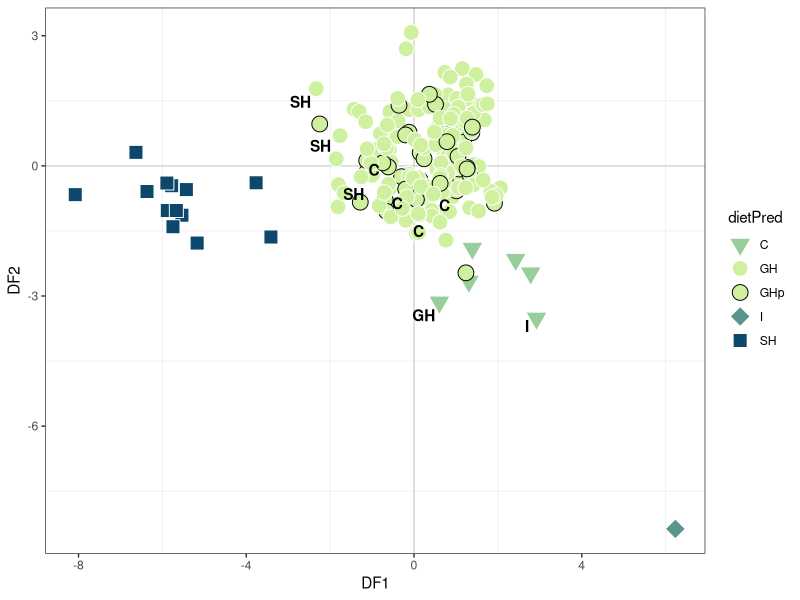
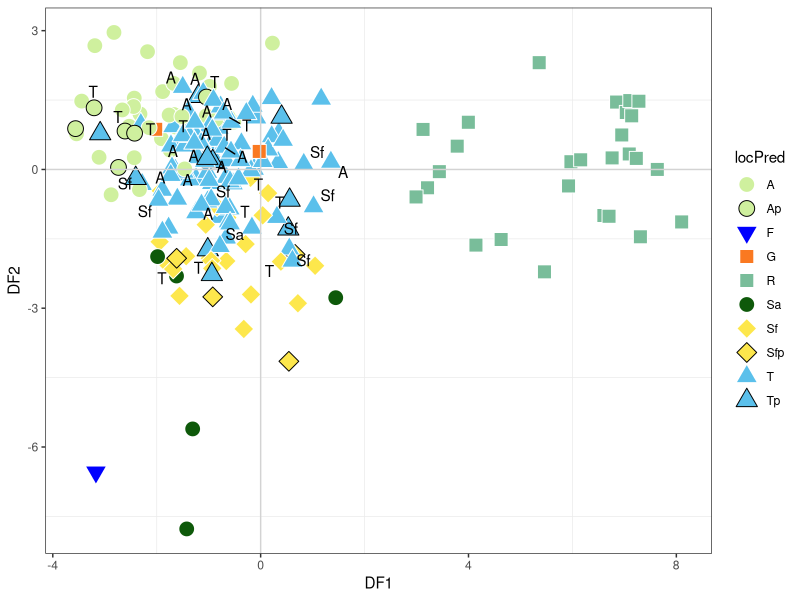

These figures' R source, in order:
######### FDA and canonical plots

# required packages
library(dplyr)
library(mda)
library(ggplot2)
library(ggrepel)


# Read diet data
ecolData <- read.csv("DietLocomotion.csv",stringsAsFactors = FALSE)%>% 
  select(sp,DietCond,Locomotion)
ecolData$sp <- gsub(" ","_",ecolData$sp)

# Reading in the morphology data and assigning rownames
morphCorrected <- read.csv("sizeCorrected.csv",stringsAsFactors = FALSE) %>% select(-X)
rownames(morphCorrected) <- morphCorrected$sp
morphCorrected[,2:13] <- signif(morphCorrected[,2:13],3)

#merge all (sort=F keeps the table in the right order)
ddA <- merge(morphCorrected,ecolData,sort=FALSE)

####### training Data
# DIET
ddDiet <- ddA %>% filter(DietCond!="U") %>% select(-Locomotion)
row.names(ddDiet) <- ddDiet$sp
ddDiet$sp <- NULL
# Locomotion
ddLoc <- ddA %>% filter(Locomotion!="U") %>% select(-DietCond)
row.names(ddLoc) <- ddLoc$sp
ddLoc$sp <- NULL

######### unknown ecology taxa
#diet
dduDiet <- ddA %>% filter(DietCond=="U") %>% select(-Locomotion)
row.names(dduDiet) <- dduDiet$sp
dduDiet$sp <- NULL
#locomotion
dduLoc <- ddA %>% filter(Locomotion=="U") %>% select(-DietCond)
row.names(dduLoc) <- dduLoc$sp
ddLoc$sp <- NULL

######### run fda on training data, all Chars, DIET
# fit FDA
dietFDA <- fda(factor(DietCond)~.,data=ddDiet)

# predict variates for training data
dietFDAvariatesTR <- predict(dietFDA,type="variates",newdata = ddDiet)
# predict classes for training data
dietFDAclassesTR <- predict(dietFDA,type="class")
# variates for testing data (unknown diet)
dietFDAvariatesU <- predict(dietFDA,type="variates",newdata = dduDiet)
dietFDAclassesU <- predict(dietFDA,type="class",newdata = dduDiet)

# bind/fortify
dietMorphospace <- data.frame(rbind(dietFDAvariatesTR,dietFDAvariatesU),
                   c(as.character(dietFDAclassesTR),as.character(dietFDAclassesU))) %>% 
          select(DF1=1,DF2=2,DF3=3,dietPred=4)

# to label misclassified sp
actualDiets <- ddA %>% select(sp,DietCond)
#bind true onto df
dietMorphospace <-  merge(dietMorphospace,actualDiets,by.x="row.names",by.y="sp")
dietMorphospace$dietPred <- as.character(dietMorphospace$dietPred)
# identify misclassified sp
dietMorphospace$miscl <- dietMorphospace$dietPred==dietMorphospace$DietCond

# to label sp with unknown ecology 
dietMorphospace$dietPred[which(dietMorphospace$DietCond=="U")] <- paste(as.character(dietMorphospace$dietPred[which(dietMorphospace$DietCond=="U")]),"p",sep = "")
dietMorphospace$dietPred <- factor(dietMorphospace$dietPred)

# tidy up label column
dietMorphospace$miscl[which(dietMorphospace$miscl==T)] <- NA
dietMorphospace$miscl[which(dietMorphospace$DietCond=="U")] <- NA
dietMorphospace$miscl[which(dietMorphospace$miscl==F)] <- dietMorphospace$DietCond[which(dietMorphospace$miscl==F)]


# plot figure
 
ggplot(dietMorphospace,aes(x=DF1,y=DF2,fill=dietPred,shape=dietPred,label=miscl))+
  geom_vline(xintercept = 0,color="light grey")+
  geom_hline(yintercept = 0,color="light grey")+
  geom_point(size=5,aes(color=dietPred))+
  geom_text_repel(fontface = 'bold',
                  point.padding = unit(0.8, 'lines'),
                  segment.color = '#555555',
                  segment.size = 0.5,
                  force = 0.5)+
  theme_bw()+
  theme(panel.grid.major=element_blank())+
  scale_shape_manual(values = c(25,21,21,23,22))+
  scale_color_manual(values=c("white","white","black","white","white"))+
  scale_fill_manual(values=c("#97ce9c","#cff09e","#cff09e","#5a948b","#0b486b"))

# to export as vector graphics
postscript("fig2.eps", height = 5.5, width = 7.5,
           family = "Arial", paper = "special", onefile = FALSE,
           horizontal = FALSE)


dev.off()


###########################################################

#### fda on training data, all characters, Locomotion
# fit the FDA
locFDA <- fda(factor(Locomotion)~.,data=ddLoc)

# variates for training data
locFDAvariates <- predict(locFDA,type="variates",newdata = ddLoc)
# classes for training data
locFDAclasses <- predict(locFDA,type="class")
# variates for testing data (unknown loc)
locFDAvariatesU <- predict(locFDA,type="variates",newdata = dduLoc)
#classes for testing data (unknown loc)
locFDAclassesU <- predict(locFDA,type="class",newdata = dduLoc)

# bind into DF
locMorphospace <- data.frame(rbind(locFDAvariates,locFDAvariatesU),
                              c(as.character(locFDAclasses),as.character(locFDAclassesU))) %>% 
                  select(DF1=1,DF2=2,DF3=3,DF4=4,DF5=5,DF6=6,locPred=7)

# to label misclassified sp
actualLocs <- ddA %>% select(sp,Locomotion)
locMorphospace <-  merge(locMorphospace,actualLocs,by.x="row.names",by.y="sp")
locMorphospace$locPred <- as.character(locMorphospace$locPred)
# to label sp with unknown ecology
locMorphospace$miscl <- locMorphospace$locPred==locMorphospace$Locomotion
locMorphospace$locPred[which(locMorphospace$Locomotion=="U")] <- paste(as.character(locMorphospace$locPred[which(locMorphospace$Locomotion=="U")]),"p",sep = "")
locMorphospace$locPred <- factor(locMorphospace$locPred)
# tidy up labels column
locMorphospace$miscl[which(locMorphospace$miscl==T)] <- NA
locMorphospace$miscl[which(locMorphospace$Locomotion=="U")] <- NA
locMorphospace$miscl[which(locMorphospace$miscl==F)] <- locMorphospace$Locomotion[which(locMorphospace$miscl==F)]

# plotting

ggplot(locMorphospace,aes(x=DF1,y=DF2,shape=locPred,fill=locPred,label=miscl))+
  geom_point(size=5,aes(color=locPred))+
  geom_vline(xintercept = 0,color="light grey")+
  geom_hline(yintercept = 0,color="light grey")+
  geom_text_repel()+
  theme_bw()+
  theme(panel.grid.major=element_blank())+
  scale_color_manual(values=c("white","black","white","white","white","white","white","black","white","black"))+
  scale_shape_manual(values = c(21,21,25,22,22,21,23,23,24,24))+
  scale_fill_manual(values=c("#CFF09E","#CFF09E","blue","#FA7921", "#79BD9A", 
                              "#0E590A", "#FDE74C","#FDE74C","#5BC0EB","#5BC0EB" ))
